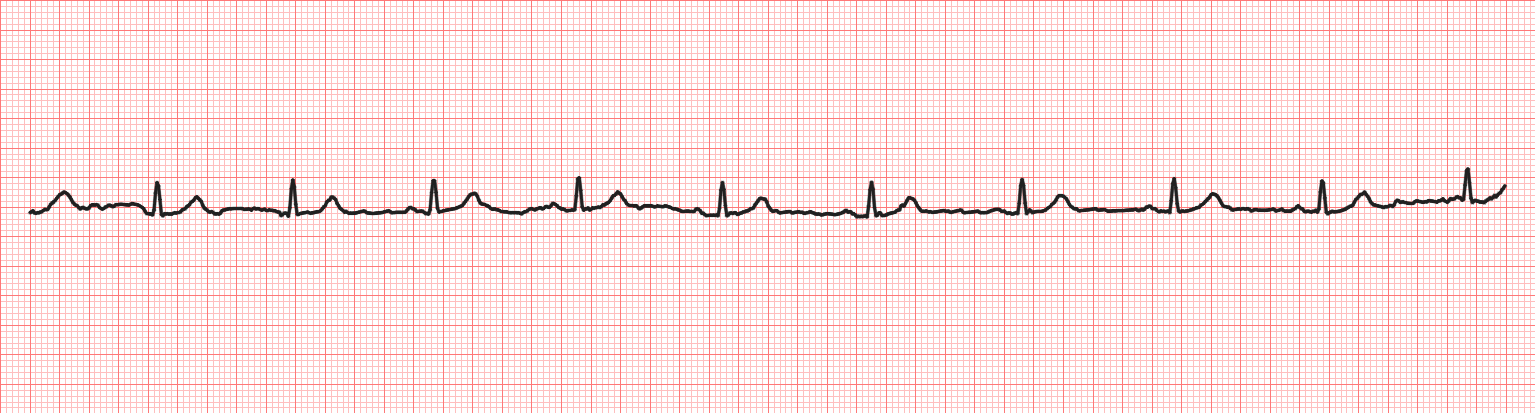
#> input picture android/app/src/main/assets/reference/strip_ii_150dpi.png, 1535 x 413 px; its folder holds only this picture in this run
$ python -i digitise.py   (imports and definitions only)
#> lines starting #> are read from the running program, lines starting #| are printed output that depends on the picture
#> further down, picture is the input picture: shape (413, 1535, 3); mean B, G, R 227.6, 227.6, 252.1
"""Classical (non-ML) image-to-waveform digitisation.

This is the **control condition** for the whole project. Every learned
component added later has to beat these numbers to justify its latency and
memory cost on a phone, so this path should be kept working rather than
improved away once a network exists.

Scope, stated up front because it is easy to misuse:

**`digitise` handles a single continuous strip only.** Handed a 3x4
printout it will trace straight across cell boundaries -- at each vertical
cell edge it will jump to whichever lead's ink happens to be nearest and
produce a waveform that is a concatenation of fragments of different leads
at different times. It does not detect this and cannot warn about it. Lead
segmentation is the next stage of the project and does not exist yet; until
it does, feed this function one strip at a time.

**Calibration cannot come from image DPI.** For a photograph of paper there
is no reliable correspondence between an image pixel and a physical inch --
the camera distance is unknown. The printed grid is the only ruler in the
frame: 1 mm minor divisions, 5 mm major, conventionally 25 mm/s and
10 mm/mV. `estimate_grid_pitch` recovers pixels-per-millimetre from the
grid itself, and everything downstream is expressed through it.
"""

from __future__ import annotations

from dataclasses import dataclass

import cv2
import numpy as np
from scipy import signal as sps

from .synth import MM_PER_MV, MM_PER_S


@dataclass(frozen=True)
class GridEstimate:
    """Recovered image scale, plus enough diagnostics to distrust it."""

    px_per_mm_x: float
    px_per_mm_y: float
    confidence: float          # mean autocorrelation height at accepted peaks
    n_peaks_x: int
    n_peaks_y: int
    spacing_cv: float = float("nan")   # see below; the usable discriminator
    #: 1, or the factor `_resolve_harmonic` divided a harmonic lock by.
    harmonic_x: int = 1
    harmonic_y: int = 1

    @property
    def px_per_mm(self) -> float:
        """Isotropic estimate. Use `anisotropy` before trusting it."""
        return 0.5 * (self.px_per_mm_x + self.px_per_mm_y)

    @property
    def anisotropy(self) -> float:
        """|x - y| / mean. Large values mean perspective, or a failed axis."""
        mean = self.px_per_mm
        return abs(self.px_per_mm_x - self.px_per_mm_y) / mean if mean else float("inf")

    # `confidence` is the mean autocorrelation height at the accepted peaks,
    # and it does not work as a trust signal. Measured across every condition
    # tested for the deskew report -- clean, rotated, blurred, JPEG-crushed,
    # and outright failed estimates alike -- it stayed inside 0.45 to 0.64.
    # The reason is structural rather than a tuning problem: peaks are
    # *selected* by `peak_fraction` as a fraction of the maximum, so whatever
    # survives selection is tall by construction and the mean height of the
    # survivors is nearly a constant of the algorithm. It is kept because
    # removing a field from a frozen dataclass breaks callers, and because a
    # diagnostic known to be uninformative is worth more than a silently
    # misleading one.
    #
    # `spacing_cv` is the coefficient of variation of the spacings between
    # successive autocorrelation peaks. A clean comb has near-identical
    # spacings, so it is small; a profile picking up unrelated structure has
    # erratic ones. It is **advisory, not a rejection criterion**, because
    # measurement showed it does not separate the cases that matter:
    #
    #   render at 4.0 px/mm   pitch correct to -0.0%   spacing_cv 0.412
    #   fixture at 200 dpi    pitch wrong by +399%     spacing_cv 0.184
    #
    # The high value on the correct estimate is quantisation -- at a 4 px
    # pitch the sub-sample refinement has little to work with, and the
    # spacing scatter is a fixed fraction of a pixel divided by a small
    # pitch. The low value on the wrong one is worse news: an unresolved
    # minor grid produces a *genuinely regular* comb of 5 mm rules, and
    # every internal statistic agrees it is excellent.
    #
    # A ratio of autocorrelation height at 5x the pitch against the pitch
    # itself was also tried, on the theory that major rules are darker and
    # would betray which family had been found. It does not separate either
    # (1.21 and 1.31 on correct estimates; 1.48 on one that was 4x wrong).
    #
    # The conclusion is the one `estimate_grid_pitch` already documents:
    # nothing inside the autocorrelation distinguishes a 1 mm grid from a
    # 5 mm grid misread as 1 mm, because the two are the same picture at
    # different distances. Only `check_calibration`'s paper-speed test,
    # which brings in one fact from outside the image, catches it.


#: Plausible ECG paper speeds, mm/s. 25 is conventional and 50 is the
#: common alternative; the bounds are set wide enough to admit both plus
#: honest estimation error, and narrow enough that the 5x harmonic failure
#: (25 -> 5 mm/s, or 125) falls outside on either side.
PAPER_SPEED_RANGE_MM_S = (15.0, 60.0)

#: Largest |x - y| / mean accepted between the two axis pitches. Mild
#: perspective moves them a few percent apart; a harmonic lock on one axis
#: alone moves them by 60% or more.
MAX_ANISOTROPY = 0.15

#: Largest accepted coefficient of variation of autocorrelation peak
#: spacings. A resolved grid sits near zero.
MAX_SPACING_CV = 0.25


@dataclass(frozen=True)
class CalibrationCheck:
    """Whether a `GridEstimate` may be trusted, and if not, why not.

    These are the guards the `GridEstimate` docstrings promised and nothing
    consulted. Audit finding B1: `estimate_grid_pitch` can lock onto a
    harmonic and return a confident, self-consistent, wrong pitch, and the
    resulting waveform is plausible in shape and wrong in amplitude by an
    integer factor. Nothing downstream can detect that from the waveform,
    so it has to be caught here or not at all.
    """

    ok: bool
    reasons: tuple[str, ...]              # any of these means: do not use
    warnings: tuple[str, ...] = ()        # worth logging, not worth refusing
    implied_mm_per_s: float = float("nan")

    def __bool__(self) -> bool:
        return self.ok


def check_calibration(
    grid: GridEstimate,
    image_width_px: int | None = None,
    mm_per_s: float = MM_PER_S,
    expected_duration_s: float | None = None,
    max_anisotropy: float = MAX_ANISOTROPY,
    max_spacing_cv: float = MAX_SPACING_CV,
    paper_speed_range: tuple[float, float] = PAPER_SPEED_RANGE_MM_S,
) -> CalibrationCheck:
    """Sanity-check a recovered pitch before anything is calibrated with it.

    The paper-speed test is the only one of these that can catch the 5x
    harmonic failure, and it needs one fact from outside the image:
    roughly how long the strip is meant to be. Grid pitch alone cannot
    distinguish a correctly-read 1 mm grid from a 5 mm grid misread as
    1 mm, because both are internally consistent -- the second is simply a
    picture of a smaller region of paper. Supplying `expected_duration_s`
    turns the strip width into an implied paper speed, and 25 mm/s misread
    by 5x implies either 5 or 125 mm/s, both far outside anything a
    machine prints. Without it the check is skipped rather than faked, and
    the returned reasons say so.
    """
    reasons: list[str] = []
    warnings: list[str] = []

    if not np.isfinite(grid.px_per_mm_x) or not np.isfinite(grid.px_per_mm_y):
        reasons.append(
            f"an axis failed to resolve (x={grid.px_per_mm_x}, y={grid.px_per_mm_y})"
        )
    elif grid.anisotropy > max_anisotropy:
        reasons.append(
            f"anisotropy {grid.anisotropy:.3f} exceeds {max_anisotropy:.3f} "
            f"(x={grid.px_per_mm_x:.3f}, y={grid.px_per_mm_y:.3f} px/mm) -- "
            "perspective, or one axis locked onto a harmonic"
        )

    # Advisory only. See `GridEstimate`: this fires on correct estimates at
    # low px/mm and stays quiet on the 5x harmonic failure, so rejecting on
    # it would cost good measurements without buying the one it cannot see.
    if np.isfinite(grid.spacing_cv) and grid.spacing_cv > max_spacing_cv:
        warnings.append(
            f"autocorrelation peak spacings are irregular "
            f"(cv {grid.spacing_cv:.3f} > {max_spacing_cv:.3f})"
        )

    implied = float("nan")
    if expected_duration_s and image_width_px and np.isfinite(grid.px_per_mm_x):
        implied = image_width_px / (grid.px_per_mm_x * expected_duration_s)
        lo, hi = paper_speed_range
        if not (lo <= implied <= hi):
            reasons.append(
                f"implied paper speed {implied:.1f} mm/s outside "
                f"[{lo:.0f}, {hi:.0f}] -- pitch is probably wrong by an "
                f"integer factor (nominal {mm_per_s:.0f} mm/s)"
            )

    if expected_duration_s is None:
        warnings.append(
            "paper-speed check skipped: no expected_duration_s supplied, so "
            "an integer-factor pitch error cannot be detected"
        )

    return CalibrationCheck(
        ok=not reasons,
        reasons=tuple(reasons),
        warnings=tuple(warnings),
        implied_mm_per_s=implied,
    )


@dataclass(frozen=True)
class DigitiseResult:
    """A recovered waveform and the calibration used to produce it."""

    signal_mv: np.ndarray      # (n_samples,) float64, millivolts
    fs: float                  # Hz
    grid: GridEstimate
    baseline_px: float
    coverage: float            # fraction of columns that actually had ink
    calibration: CalibrationCheck | None = None


def redness(image: np.ndarray) -> np.ndarray:
    """Per-pixel grid response, float32, high where the paper grid is.

    The grid is printed red and the trace in near-neutral ink, so red
    *saturation* separates them: grid pixels keep a high red channel while
    dropping green and blue; trace pixels drop all three; background keeps
    all three.
    """
    b, g, r = cv2.split(image.astype(np.float32))
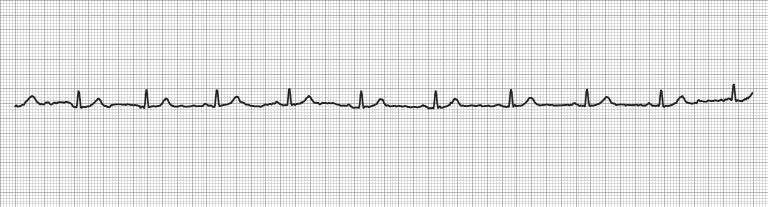
#> b: shape (413, 1535) float32 (shown at 1/2 size); min 32, max 255, mean 227.6
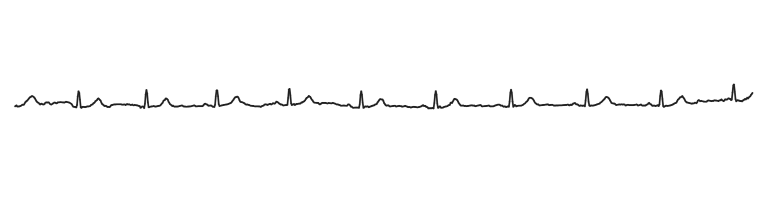
#> r: shape (413, 1535) float32 (shown at 1/2 size); min 32, max 255, mean 252.1
    return np.clip(r - 0.5 * (g + b), 0.0, None)
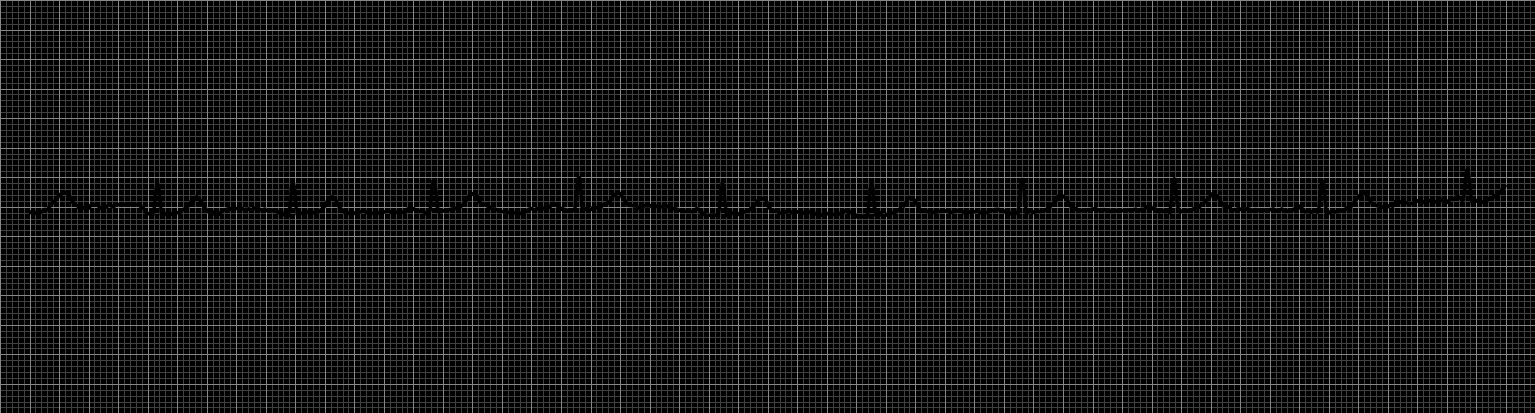
#> returned value: shape (413, 1535) float32; min 0, max 135, mean 24.5


#: Minimum autocorrelation height for a lag to be accepted as a grid peak.
#:
#: **Read the name with care: this is not a fraction of anything about the
#: grid.** `_pitch_1d` thresholds at ``peak_fraction * ac[:hi].max()``, and
#: because the autocorrelation is normalised by its zero lag that maximum is
#: always exactly 1.0. The knob is an absolute threshold on normalised
#: autocorrelation height, and the 0.20 it used to hold was an absolute 0.20.
#:
#: The value was lowered from 0.20 to 0.05 on 2026-09-17 after measuring how
#: far apart the 1 mm and 5 mm rules sit in the autocorrelation. On the
#: ecg-image-kit fixtures the minor rules stand at 0.11 to 0.19 against 0.72
#: to 0.95 for the majors, so a threshold of 0.20 deletes every minor peak
#: and the median spacing collapses onto the 5 mm comb -- a confident,
#: self-consistent, fivefold error. On this repository's own `synth`
#: renders the same peaks stand at 0.78 to 0.83, which is why the fault
#: never appeared there. See `results/grid/`.
#:
#: 0.05 is a factor of two below the lowest value measured on any fixture
#: (0.1007) and sixteen times below the synthetic renders, and it is the
#: highest threshold at which *every* channel tested recovers *every* clean
#: source correctly. Lower still buys nothing measurable: 0.01 returns the
#: same pitch to four decimal places everywhere.
#:
#: What the change costs, stated because it is a real loss. At 0.20 a
#: one-degree rotation made grid estimation fail outright and `digitise`
#: refused; at 0.05 it succeeds and returns a waveform at PCC 0.49 to 0.77,
#: and `check_calibration` accepts 10 of 12 such records because the pitch
#: it recovers really is right. The two it rejects are caught by anisotropy,
#: the y-axis having locked onto a harmonic. Rotation was never a tolerable
#: input condition -- deskew runs first by design -- but the accidental
#: safety net that used to sit here is gone, and a rotated frame now fails
#: on PCC downstream rather than on calibration here.
DEFAULT_PEAK_FRACTION = 0.05


def estimate_grid_pitch(
    image: np.ndarray,
    min_pitch_px: float = 3.0,
    max_pitch_px: float = 80.0,
    peak_fraction: float = DEFAULT_PEAK_FRACTION,
    resolve_harmonics: bool = True,
) -> GridEstimate:
    """Recover pixels-per-millimetre from the printed grid, per axis.

    Method: project the grid response onto each axis, autocorrelate the
    mean-subtracted profile, and take the pitch as the **median spacing
    between successive autocorrelation peaks**.

    Why the median spacing rather than the tallest peak. A regular comb of
    lines autocorrelates to peaks at every integer multiple of its pitch,
    and on ECG paper the peak at 5 mm is *taller* than the one at 1 mm --
    at a 5 mm lag the heavy major rules align with each other as well as
    the minor rules aligning with each other, whereas at a 1 mm lag major
    rules must align with minor ones. An earlier version of this function
    took the global maximum and consequently locked onto that harmonic,
    reporting a pitch five times too large and every amplitude five times
    too small. Peak *spacing* is immune to which harmonic happens to be
    tallest, because the peaks at 1, 2, 3, 4 mm are all still present.

    Where it still fails, in rough order of likelihood:

    * **Minor rules unresolved.** Below roughly 3 px/mm, or under blur or
      JPEG chroma subsampling, the 1 mm rules stop producing separate peaks
      and only the 5 mm ones survive. The peak spacing is then a clean 5 mm
      and the function returns a confident answer that is 5x wrong. Nothing
      in the autocorrelation distinguishes this case -- guard it outside, by
      checking the implied paper speed against a plausible range. Measured
      on rendered strips, the floor is sharp: 3.0 px/mm recovers exactly,
      2.5 returns a threefold error, 2.0 returns NaN.
    * **Minor rules resolved but faint.** Distinct from the above and more
      dangerous, because the information is present and gets thrown away.
      ecg-image-kit draws the 1 mm rules about seven times lighter than the
      5 mm ones, so their autocorrelation peaks stand at 0.11 to 0.19 where
      the majors stand at 0.72 to 0.95, and any threshold above about 0.10
      removes them. This is what `DEFAULT_PEAK_FRACTION` was lowered for.
      The margin is source-dependent by a factor of eight -- the synthetic
      renders here put both families at 0.78 to 0.83 -- so no fixed height
      threshold is safe for every printer. `_resolve_harmonic` now tests
      each candidate fundamental against its own sub-multiples and walks a
      2x or 5x lock down to the 1 mm pitch when the finer comb is evidenced
      (`resolve_harmonics=True`, the default, as in `GridEstimator.kt`).
      Pass False for the original height-threshold rule, which is kept as
      the control. It cannot help when the 1 mm rules are genuinely absent
      from the image; that case still needs an outside anchor.
    * **Rotation.** The projection smears line energy across columns once
      the grid is more than about a degree off-axis, flattening the peaks.
      Deskew first.
    * **Perspective.** Pitch genuinely varies across the frame, so a single
      number is wrong everywhere but the centre. `anisotropy` catches the
      gross cases; rectify first (ML Kit Document Scanner is the intended
      capture-time fix).
    * **Non-red grids.** `redness` returns near-zero for a black-and-white
      photocopy and the profile is then mostly trace, not grid.
    """
    response = redness(image)
    px_x, peaks_x, conf_x, cv_x, div_x = _pitch_1d_full(
        detrend(response.mean(axis=0)), min_pitch_px, max_pitch_px,
        peak_fraction, resolve_harmonics
    )
    px_y, peaks_y, conf_y, cv_y, div_y = _pitch_1d_full(
        detrend(response.mean(axis=1)), min_pitch_px, max_pitch_px,
        peak_fraction, resolve_harmonics
    )
    # The worse axis, not the mean: one bad axis is enough to poison
    # `px_per_mm`, and averaging would hide it behind a good one.
    worst_cv = float(np.nanmax([cv_x, cv_y])) if np.any(
        np.isfinite([cv_x, cv_y])
    ) else float("nan")
    return GridEstimate(
        px_per_mm_x=px_x,
        px_per_mm_y=px_y,
        confidence=float(np.nanmean([conf_x, conf_y])),
        n_peaks_x=peaks_x,
        n_peaks_y=peaks_y,
        spacing_cv=worst_cv,
        harmonic_x=div_x,
        harmonic_y=div_y,
    )


#: Moving-average window, in samples, subtracted from a grid projection
#: before its autocorrelation. The same 41 as `GridEstimator.kt`'s
#: DETREND_WINDOW, and the same shrinking window at the ends, so the two
#: ports agree -- this was the last structural difference between them.
#:
#: Why it is here at all, measured rather than argued. A photograph's
#: projection carries a broad illumination envelope that subtracting the
#: mean does not remove, and on all six 2026-09-21 frames it flattened every
#: comb peak below DEFAULT_PEAK_FRACTION: the shipped call returned NaN on
#: both axes (`results/photo/pitch.csv`, `shipped_failed`), while
#: `run_photo.py` recovered the 5 mm comb immediately once it detrended.
#: On renders it is close to inert -- the Kotlin docstring records under
#: 0.15 percentage points on every fixture.
DETREND_WINDOW = 41


def detrend(profile: np.ndarray, window: int = DETREND_WINDOW) -> np.ndarray:
    """Subtract a centred moving average; the window shrinks at the ends.

    Line for line `GridEstimator.projectionProfile`'s high-pass: element x
    loses the mean of profile[max(0, x-h) : min(n, x+h+1)], h = window//2.
    """
#> called with profile = array of shape (1535,), window = 41
    p = np.asarray(profile, dtype=np.float64)
#> p = 1535 values, max 135 at index 0, min 12.28 at index 580, mean 24.49
#> (the rest of the program and of its run is left out)
